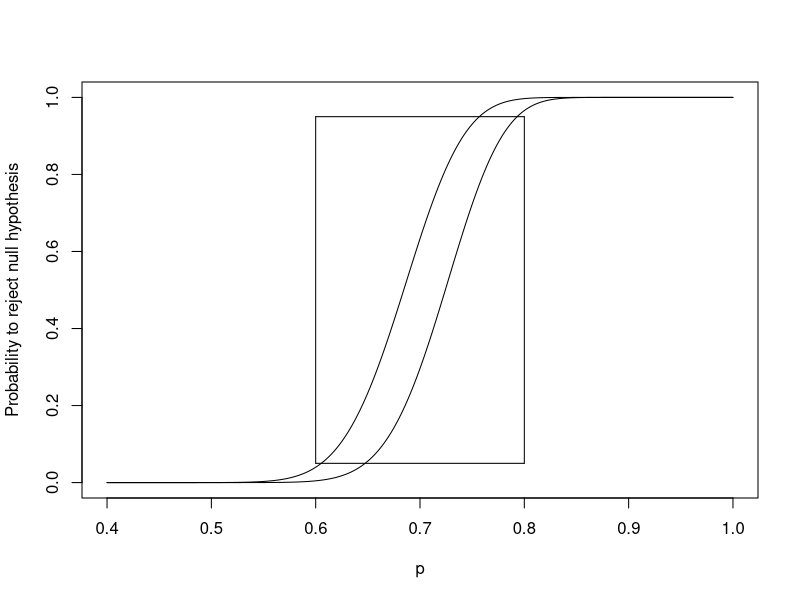
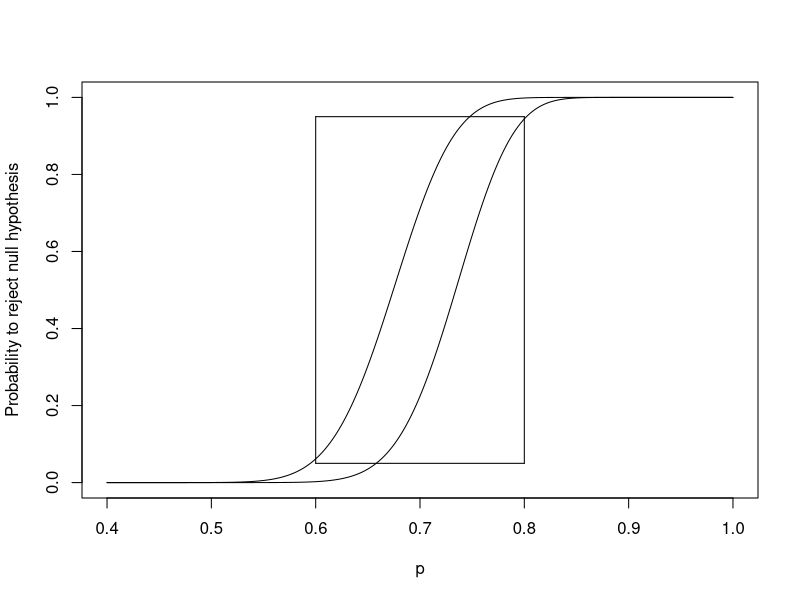

Recreate these plots in R, in order.
## ---- chunk 1
knitr::opts_chunk$set(echo = TRUE)
library(ggplot2)
## ---- chunk 2
n = 100
# make a function to calculate alpha(p) point
alpha <- function(m, n, p){
  sum(dbinom(m:n, n, p, log=FALSE))
}

# make iterations for a for loop and x axis
ite <- seq(0.4, 1, by = 0.002)

# function to get a vector of alpha(p) when p takes from 0.4 to 1 given m
fy <- function(m){
  y <- NULL
for (i in ite) {
  al <- alpha(m, n, i)
  y <- append(y, al)
}
  y
}

# plotting two lines when m= 69 and 73
plot(ite, fy(69), type = "l", xlab = "p", ylab = "Probability to reject null hypothesis")
lines(ite, fy(73), type = "l")

# plot significant levels from 0.05 to 0.95
segments(0.6, 0.05, 0.6, 0.95)
segments(0.6, 0.95, 0.8, 0.95)
segments(0.8, 0.05, 0.8, 0.95)
segments(0.6, 0.05, 0.8, 0.05)
## ---- chunk 3
# plotting critical values that give Type I and Type II errors 
plot(ite, fy(68), type = "l", xlab = "p", ylab = "Probability to reject null hypothesis")
lines(ite, fy(74), type = "l")

# plot significant levels from 0.05 to 0.95
segments(0.6, 0.05, 0.6, 0.95)
segments(0.6, 0.95, 0.8, 0.95)
segments(0.8, 0.05, 0.8, 0.95)
segments(0.6, 0.05, 0.8, 0.05)
